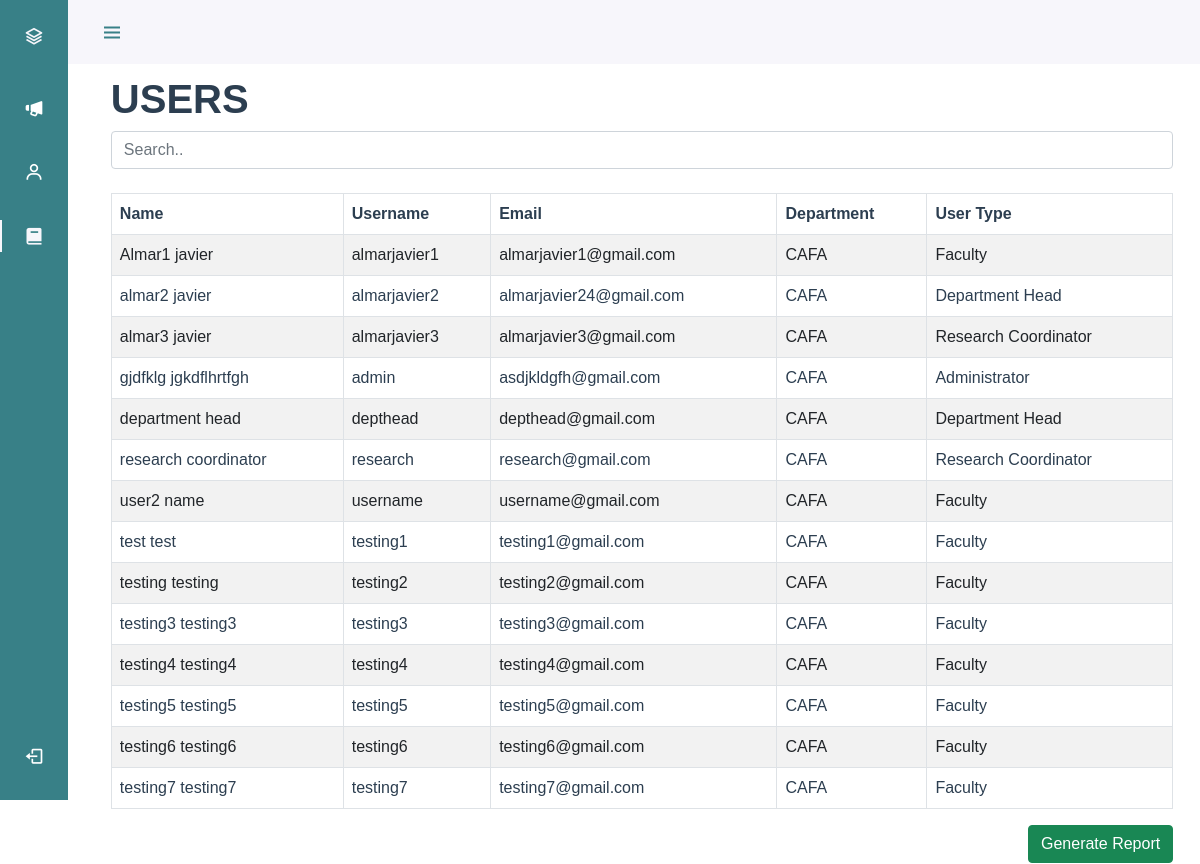
The app's page /profile/accounts/ (signed in) with its own data.
### facultyManagementApp/models.py (models this page shows)
class User(AbstractUser):
    email = models.EmailField(unique=True, null=True ,blank=True)
    firstName = models.CharField(max_length=200, null=True ,blank=True)
    lastName = models.CharField(max_length=200, null=True ,blank=True)
    userLevel = models.IntegerField(null=True ,blank=True)
    department = models.CharField(max_length=200, null=True, blank=True)
    upload = models.ImageField(default='defaultProfilePicture.png',upload_to='profilePictures', validators=[FileExtensionValidator(['png', 'jpg', 'jpeg'])])
    USERNAME_FIELD = 'username'
    REQUIRED_FIELDS = []
    def __str__(self):
        return self.email

### accountApp/views.py (the view)
# urls.py: path('accounts/', views.index, name='accounts'),
def index(request):
    accounts = User.objects.all()
    if request.user.userLevel == 2:
        accounts = User.objects.filter(department=request.user.department)
    template_name = getTemplate(request.user.userLevel)
    return render(request, 'accountApp/index.html', {'template':template_name, 'accounts':accounts})

### facultyManagementApp/globals.py (called while the page is built)
def getTemplate(userLevel):
    if userLevel == 1:
        return "layouts/faculty.html"
    elif userLevel == 2:
        return "layouts/deptHead.html"
    elif userLevel == 3:
        return "layouts/resCoord.html"
    elif userLevel == 4:
        return "layouts/extCoord.html"
    else:
        return "layouts/admin.html"

### accountApp/templates/accountApp/index.html (shortened to what this page needs)
{% extends template %}
{% block content %}
<div id="content" style="padding:1%;">
    <h1 style="color:#2c3e50;font-weight: bold;" id="title">USERS</h1>
    <div class="" style="width:100%">
      <input class="form-control" id="myInput" type="text" placeholder="Search..">
      <br>
      <table class="table table-bordered table-striped table table-hover" style="color:#2c3e50" id="main-table">
        <thead>
          <tr>
            <th>Name</th>
            <th>Username</th>
            <th>Email</th>
            <th>Department</th>
            <th>User Type</th>
          </tr>
        </thead>
        <tbody id="myTable">
        {% for account in accounts %}
        <tr data-id="{{account.id}}">
                <td>{{account.firstName}} {{account.lastName}}</td>
                <td>{{account.username}}</td>
                <td>{{account}}</td>
                <td>{{account.department}}</td>
                {% if account.userLevel == 1 %}
                    <td>Faculty</td>
                {% elif account.userLevel == 2 %}
                    <td>Department Head</td>
                {% elif account.userLevel == 3 %}
                    <td>Research Coordinator</td>
                {% elif account.userLevel == 4 %}
                    <td>Extension Coordinator</td>
                {% else %}
                    <td>Administrator</td>
                {% endif %}
            </tr>
        {% endfor %}
        </tbody>
      </table>
      <button type="button" onclick="report('Accounts_Report')" class="btn btn-success" style="float:right;">Generate Report</button>
    </div>
    </div>
{% endblock content %}

### templates/layouts/deptHead.html
{% include 'components/auth1.html' %}
        <nav class="nav">
            <div> <a href="#" class="nav_logo">
              <i class='bx bx-layer nav_logo-icon'></i>
              <span class="nav_logo-name">DEPT.HEAD</span> </a>
              <div class="nav_list">
                <a href="{% url 'announcement' %}" class="nav_link " id = "announcementsBTN">
                  <i class='bx bxs-megaphone nav_icon'></i>
                  <span class="nav_logo-name">ANNOUNCEMENTS</span> </a>
                  <a href="{% url 'profile' %}" class="nav_link " id = "userProfileBTN">
                <i class='bx bx-user nav_icon'></i>
                <span class="nav_logo-name">USER PROFILE</span></a>
              <a href="{% url 'accounts' %}" class="nav_link" id = "profileListBTN">
                <i class='bx bxs-book nav_icon'></i>
                <span class="nav_logo-name">FACULTY</span> </a>
              </div>
            </div> <a onclick="return logout(`{% url 'logout' %}`)" class="nav_link"> <i class='bx bx-log-out nav_icon'></i> <span class="nav_logo-name">Logout</span> </a>
        </nav>
    </div>
    <div class="height-100 " style="background-color:white;">
        {% block content %}
        {% endblock %}
    </div>
{% include 'components/auth2.html' %}

### templates/components/auth1.html (shortened to what this page needs)
{% load static %}
<!DOCTYPE html>
<html>
    <head>
        <link href='https://cdn.jsdelivr.net/npm/bootstrap@5.0.0-beta1/dist/css/bootstrap.min.css' rel='stylesheet'>
        <link href='https://cdn.jsdelivr.net/npm/boxicons@latest/css/boxicons.min.css' rel='stylesheet'>
        <link rel="stylesheet" type="text/css" href="{% static 'css/facultyLayout.css' %}">
        </head>
        <body className='snippet-body'>
        <body id="body-pd">
    <header class="header" id="header">
        <div class="header_toggle" style="margin-top: .5%;"> <i class='bx bx-menu' id="header-toggle"></i> </div>
    </header>
    <div class="l-navbar" id="nav-bar">

### templates/components/auth2.html (shortened to what this page needs)
{% load static %}
                                    </body>
                                </html>

### static/css/facultyLayout.css (style rules this page uses)
:root { --header-height: 3rem;--nav-width: 68px; --first-color: #388087;--first-color-light: white;--white-color: #F7F6FB;--body-font: 'Montserrat', sans-serif;--normal-font-size: 1rem;--z-fixed: 100 }
body { position: relative;margin: var(--header-height) 0 0 0;padding: 0 1rem;font-family: var(--body-font); font-size: var(--normal-font-size);transition: .5s }
a { text-decoration: none }
.header { width: 100%;height: var(--header-height); position: fixed;top: 0;left: 0;display: flex;align-items: center;justify-content: space-between;padding: 0 1rem;background-color: var(--white-color); z-index: var(--z-fixed);transition: .5s }
.header_toggle { color: var(--first-color);font-size: 1.5rem;cursor: pointer }
.l-navbar { position: fixed;top: 0;left: -30%;width: var(--nav-width);height: 100vh; background-color: var(--first-color);padding: .5rem 1rem 0 0;transition: .5s;z-index: var(--z-fixed) }
.nav { height: 100%;display: flex;flex-direction: column; justify-content: space-between;overflow: hidden }
.nav_logo, .nav_link { display: grid;grid-template-columns: max-content max-content;align-items: center;column-gap: 1rem; padding: .5rem 0 .5rem 1.5rem }
.nav_logo { margin-bottom: 2rem }
.nav_logo-icon { font-size: 1.25rem;color: var(--white-color) }
.nav_link { position: relative; color: var(--first-color-light);margin-bottom: 1.5rem;transition: .3s }
.nav_icon { font-size: 1.25rem }
.active { color: var(--white-color) }
.active::before { content: ''; position: absolute;left: 0;width: 2px;height: 32px;background-color: var(--white-color) }
.height-100 { height:100vh }
@media screen and (min-width: 768px) { body { margin: calc(var(--header-height) + 1rem) 0 0 0;padding-left: calc(var(--nav-width) + 2rem) } }
@media screen and (min-width: 768px) { .header { height: calc(var(--header-height) + 1rem); padding: 0 2rem 0 calc(var(--nav-width) + 2rem) } }
@media screen and (min-width: 768px) { .l-navbar { left: 0;padding: 1rem 1rem 0 0 } }

### records on screen
User: firstName "Almar1", lastName "javier", username "almarjavier1", email "almarjavier1@gmail.com", department "CAFA", userLevel "Faculty"
User: firstName "almar2", lastName "javier", username "almarjavier2", email "almarjavier24@gmail.com", department "CAFA", userLevel "Department Head"
User: firstName "almar3", lastName "javier", username "almarjavier3", email "almarjavier3@gmail.com", department "CAFA", userLevel "Research Coordinator"
User: firstName "gjdfklg", lastName "jgkdflhrtfgh", username "admin", email "asdjkldgfh@gmail.com", department "CAFA", userLevel "Administrator"
User: firstName "department", lastName "head", username "depthead", email "depthead@gmail.com", department "CAFA", userLevel "Department Head"
User: firstName "research", lastName "coordinator", username "research", email "research@gmail.com", department "CAFA", userLevel "Research Coordinator"
User: firstName "user2", lastName "name", username "username", email "username@gmail.com", department "CAFA", userLevel "Faculty"
User: firstName "test", lastName "test", username "testing1", email "testing1@gmail.com", department "CAFA", userLevel "Faculty"
User: firstName "testing", lastName "testing", username "testing2", email "testing2@gmail.com", department "CAFA", userLevel "Faculty"
User: firstName "testing3", lastName "testing3", username "testing3", email "testing3@gmail.com", department "CAFA", userLevel "Faculty"
User: firstName "testing4", lastName "testing4", username "testing4", email "testing4@gmail.com", department "CAFA", userLevel "Faculty"
User: firstName "testing5", lastName "testing5", username "testing5", email "testing5@gmail.com", department "CAFA", userLevel "Faculty"
User: firstName "testing6", lastName "testing6", username "testing6", email "testing6@gmail.com", department "CAFA", userLevel "Faculty"
User: firstName "testing7", lastName "testing7", username "testing7", email "testing7@gmail.com", department "CAFA", userLevel "Faculty"
